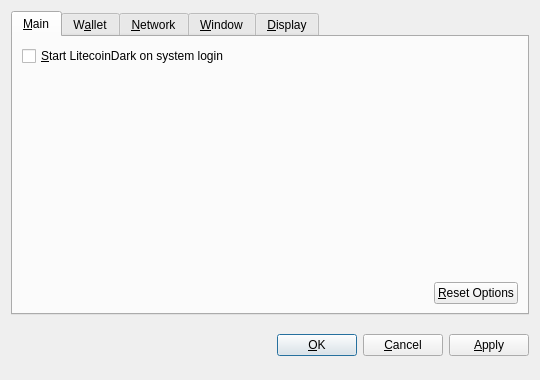
<?xml version="1.0" encoding="UTF-8"?>
<ui version="4.0">
 <class>OptionsDialog</class>
 <widget class="QDialog" name="OptionsDialog">
  <property name="geometry">
   <rect>
    <x>0</x>
    <y>0</y>
    <width>540</width>
    <height>380</height>
   </rect>
  </property>
  <property name="windowTitle">
   <string>Options</string>
  </property>
  <property name="modal">
   <bool>true</bool>
  </property>
  <layout class="QVBoxLayout" name="verticalLayout">
   <item>
    <widget class="QTabWidget" name="tabWidget">
     <property name="tabPosition">
      <enum>QTabWidget::North</enum>
     </property>
     <property name="currentIndex">
      <number>0</number>
     </property>
     <widget class="QWidget" name="tabMain">
      <attribute name="title">
       <string>&amp;Main</string>
      </attribute>
      <layout class="QVBoxLayout" name="verticalLayout_Main">
       <item>
        <widget class="QCheckBox" name="bitcoinAtStartup">
         <property name="toolTip">
          <string>Automatically start LitecoinDark after logging in to the system.</string>
         </property>
         <property name="text">
          <string>&amp;Start LitecoinDark on system login</string>
         </property>
        </widget>
       </item>
       <item>
        <spacer name="verticalSpacer_Main">
         <property name="orientation">
          <enum>Qt::Vertical</enum>
         </property>
         <property name="sizeHint" stdset="0">
          <size>
           <width>20</width>
           <height>40</height>
          </size>
         </property>
        </spacer>
       </item>
       <item>
        <layout class="QHBoxLayout" name="horizontalLayout_2_Main">
         <item>
          <spacer name="horizontalSpacer_2_Main">
           <property name="orientation">
            <enum>Qt::Horizontal</enum>
           </property>
           <property name="sizeHint" stdset="0">
            <size>
             <width>40</width>
             <height>20</height>
            </size>
           </property>
          </spacer>
         </item>
         <item>
          <widget class="QPushButton" name="resetButton">
           <property name="toolTip">
            <string>Reset all client options to default.</string>
           </property>
           <property name="text">
            <string>&amp;Reset Options</string>
           </property>
           <property name="autoDefault">
            <bool>false</bool>
           </property>
          </widget>
         </item>
        </layout>
       </item>
      </layout>
     </widget>
     <widget class="QWidget" name="tabWallet">
      <attribute name="title">
       <string>W&amp;allet</string>
      </attribute>
      <layout class="QVBoxLayout" name="verticalLayout_Network">
       <item>
        <widget class="QLabel" name="transactionFeeInfoLabel">
         <property name="text">
          <string>Optional transaction fee per kB that helps make sure your transactions are processed quickly. Most transactions are 1 kB.</string>
         </property>
         <property name="textFormat">
          <enum>Qt::PlainText</enum>
         </property>
         <property name="wordWrap">
          <bool>true</bool>
         </property>
        </widget>
       </item>
       <item>
        <layout class="QHBoxLayout" name="horizontalLayout_1_Main">
         <item>
          <widget class="QLabel" name="transactionFeeLabel">
           <property name="text">
            <string>Pay transaction &amp;fee</string>
           </property>
           <property name="textFormat">
            <enum>Qt::PlainText</enum>
           </property>
           <property name="buddy">
            <cstring>transactionFee</cstring>
           </property>
          </widget>
         </item>
         <item>
          <widget class="BitcoinAmountField" name="transactionFee"/>
         </item>
         <item>
          <spacer name="horizontalSpacer_1_Main">
           <property name="orientation">
            <enum>Qt::Horizontal</enum>
           </property>
           <property name="sizeHint" stdset="0">
            <size>
             <width>40</width>
             <height>20</height>
            </size>
           </property>
          </spacer>
         </item>
        </layout>
       </item>
       <item>
        <widget class="QLabel" name="label">
         <property name="text">
          <string>If you disable the spending of unconfirmed change, the change from a transaction cannot be used until that transaction has at least one confirmation. This also affects how your balance is computed.</string>
         </property>
         <property name="wordWrap">
          <bool>true</bool>
         </property>
        </widget>
       </item>
       <item>
        <widget class="QCheckBox" name="spendZeroConfChange">
         <property name="text">
          <string>Spend unconfirmed change  (experts only)</string>
         </property>
        </widget>
       </item>
       <item>
        <spacer name="verticalSpacer">
         <property name="orientation">
          <enum>Qt::Vertical</enum>
         </property>
         <property name="sizeHint" stdset="0">
          <size>
           <width>20</width>
           <height>40</height>
          </size>
         </property>
        </spacer>
       </item>
      </layout>
     </widget>
     <widget class="QWidget" name="tabNetwork">
      <attribute name="title">
       <string>&amp;Network</string>
      </attribute>
      <layout class="QVBoxLayout" name="verticalLayout_Network">
       <item>
        <widget class="QCheckBox" name="mapPortUpnp">
         <property name="toolTip">
          <string>Automatically open the LitecoinDark client port on the router. This only works when your router supports UPnP and it is enabled.</string>
         </property>
         <property name="text">
          <string>Map port using &amp;UPnP</string>
         </property>
        </widget>
       </item>
       <item>
        <widget class="QCheckBox" name="connectSocks">
         <property name="toolTip">
          <string>Connect to the LitecoinDark network through a SOCKS proxy (e.g. when connecting through Tor).</string>
         </property>
         <property name="text">
          <string>&amp;Connect through SOCKS proxy:</string>
         </property>
        </widget>
       </item>
       <item>
        <layout class="QHBoxLayout" name="horizontalLayout_Network">
         <item>
          <widget class="QLabel" name="proxyIpLabel">
           <property name="text">
            <string>Proxy &amp;IP:</string>
           </property>
           <property name="textFormat">
            <enum>Qt::PlainText</enum>
           </property>
           <property name="buddy">
            <cstring>proxyIp</cstring>
           </property>
          </widget>
         </item>
         <item>
          <widget class="QValidatedLineEdit" name="proxyIp">
           <property name="maximumSize">
            <size>
             <width>140</width>
             <height>16777215</height>
            </size>
           </property>
           <property name="toolTip">
            <string>IP address of the proxy (e.g. 127.0.0.1)</string>
           </property>
          </widget>
         </item>
         <item>
          <widget class="QLabel" name="proxyPortLabel">
           <property name="text">
            <string>&amp;Port:</string>
           </property>
           <property name="textFormat">
            <enum>Qt::PlainText</enum>
           </property>
           <property name="buddy">
            <cstring>proxyPort</cstring>
           </property>
          </widget>
         </item>
         <item>
          <widget class="QLineEdit" name="proxyPort">
           <property name="maximumSize">
            <size>
             <width>55</width>
             <height>16777215</height>
            </size>
           </property>
           <property name="toolTip">
            <string>Port of the proxy (e.g. 9050)</string>
           </property>
          </widget>
         </item>
         <item>
          <widget class="QLabel" name="socksVersionLabel">
           <property name="text">
            <string>SOCKS &amp;Version:</string>
           </property>
           <property name="textFormat">
            <enum>Qt::PlainText</enum>
           </property>
           <property name="buddy">
            <cstring>socksVersion</cstring>
           </property>
          </widget>
         </item>
         <item>
          <widget class="QValueComboBox" name="socksVersion">
           <property name="toolTip">
            <string>SOCKS version of the proxy (e.g. 5)</string>
           </property>
          </widget>
         </item>
         <item>
          <spacer name="horizontalSpacer_Network">
           <property name="orientation">
            <enum>Qt::Horizontal</enum>
           </property>
           <property name="sizeHint" stdset="0">
            <size>
             <width>40</width>
             <height>20</height>
            </size>
           </property>
          </spacer>
         </item>
        </layout>
       </item>
       <item>
        <spacer name="verticalSpacer_Network">
         <property name="orientation">
          <enum>Qt::Vertical</enum>
         </property>
         <property name="sizeHint" stdset="0">
          <size>
           <width>20</width>
           <height>40</height>
          </size>
         </property>
        </spacer>
       </item>
      </layout>
     </widget>
     <widget class="QWidget" name="tabWindow">
      <attribute name="title">
       <string>&amp;Window</string>
      </attribute>
      <layout class="QVBoxLayout" name="verticalLayout_Window">
       <item>
        <widget class="QCheckBox" name="minimizeToTray">
         <property name="toolTip">
          <string>Show only a tray icon after minimizing the window.</string>
         </property>
         <property name="text">
          <string>&amp;Minimize to the tray instead of the taskbar</string>
         </property>
        </widget>
       </item>
       <item>
        <widget class="QCheckBox" name="minimizeOnClose">
         <property name="toolTip">
          <string>Minimize instead of exit the application when the window is closed. When this option is enabled, the application will be closed only after selecting Quit in the menu.</string>
         </property>
         <property name="text">
          <string>M&amp;inimize on close</string>
         </property>
        </widget>
       </item>
       <item>
        <spacer name="verticalSpacer_Window">
         <property name="orientation">
          <enum>Qt::Vertical</enum>
         </property>
         <property name="sizeHint" stdset="0">
          <size>
           <width>20</width>
           <height>40</height>
          </size>
         </property>
        </spacer>
       </item>
      </layout>
     </widget>
     <widget class="QWidget" name="tabDisplay">
      <attribute name="title">
       <string>&amp;Display</string>
      </attribute>
      <layout class="QVBoxLayout" name="verticalLayout_Display">
       <item>
        <layout class="QHBoxLayout" name="horizontalLayout_1_Display">
         <item>
          <widget class="QLabel" name="langLabel">
           <property name="text">
            <string>User Interface &amp;language:</string>
           </property>
           <property name="textFormat">
            <enum>Qt::PlainText</enum>
           </property>
           <property name="buddy">
            <cstring>lang</cstring>
           </property>
          </widget>
         </item>
         <item>
          <widget class="QValueComboBox" name="lang">
           <property name="toolTip">
            <string>The user interface language can be set here. This setting will take effect after restarting LitecoinDark.</string>
           </property>
          </widget>
         </item>
        </layout>
       </item>
       <item>
        <layout class="QHBoxLayout" name="horizontalLayout_2_Display">
         <item>
          <widget class="QLabel" name="unitLabel">
           <property name="text">
            <string>&amp;Unit to show amounts in:</string>
           </property>
           <property name="textFormat">
            <enum>Qt::PlainText</enum>
           </property>
           <property name="buddy">
            <cstring>unit</cstring>
           </property>
          </widget>
         </item>
         <item>
          <widget class="QValueComboBox" name="unit">
           <property name="toolTip">
            <string>Choose the default subdivision unit to show in the interface and when sending coins.</string>
           </property>
          </widget>
         </item>
        </layout>
       </item>
       <item>
        <widget class="QCheckBox" name="displayAddresses">
         <property name="toolTip">
          <string>Whether to show LitecoinDark addresses in the transaction list or not.</string>
         </property>
         <property name="text">
          <string>&amp;Display addresses in transaction list</string>
         </property>
        </widget>
       </item>
       <item>
        <widget class="QCheckBox" name="coinControlFeatures">
         <property name="toolTip">
          <string>Whether to show coin control features or not.</string>
         </property>
         <property name="text">
          <string>Display coin &amp;control features (experts only!)</string>
         </property>
        </widget>
       </item>
       <item>
        <spacer name="verticalSpacer_Display">
         <property name="orientation">
          <enum>Qt::Vertical</enum>
         </property>
         <property name="sizeHint" stdset="0">
          <size>
           <width>20</width>
           <height>40</height>
          </size>
         </property>
        </spacer>
       </item>
      </layout>
     </widget>
    </widget>
   </item>
   <item>
    <layout class="QHBoxLayout" name="horizontalLayout_Buttons">
     <item>
      <spacer name="horizontalSpacer_1">
       <property name="orientation">
        <enum>Qt::Horizontal</enum>
       </property>
       <property name="sizeHint" stdset="0">
        <size>
         <width>40</width>
         <height>48</height>
        </size>
       </property>
      </spacer>
     </item>
     <item>
      <widget class="QLabel" name="statusLabel">
       <property name="font">
        <font>
         <weight>75</weight>
         <bold>true</bold>
        </font>
       </property>
       <property name="text">
        <string/>
       </property>
       <property name="textFormat">
        <enum>Qt::PlainText</enum>
       </property>
       <property name="wordWrap">
        <bool>true</bool>
       </property>
      </widget>
     </item>
     <item>
      <spacer name="horizontalSpacer_2">
       <property name="orientation">
        <enum>Qt::Horizontal</enum>
       </property>
       <property name="sizeHint" stdset="0">
        <size>
         <width>40</width>
         <height>48</height>
        </size>
       </property>
      </spacer>
     </item>
     <item>
      <widget class="QPushButton" name="okButton">
       <property name="text">
        <string>&amp;OK</string>
       </property>
      </widget>
     </item>
     <item>
      <widget class="QPushButton" name="cancelButton">
       <property name="text">
        <string>&amp;Cancel</string>
       </property>
       <property name="autoDefault">
        <bool>false</bool>
       </property>
      </widget>
     </item>
     <item>
      <widget class="QPushButton" name="applyButton">
       <property name="text">
        <string>&amp;Apply</string>
       </property>
       <property name="autoDefault">
        <bool>false</bool>
       </property>
      </widget>
     </item>
    </layout>
   </item>
  </layout>
 </widget>
 <customwidgets>
  <customwidget>
   <class>BitcoinAmountField</class>
   <extends>QSpinBox</extends>
   <header>bitcoinamountfield.h</header>
  </customwidget>
  <customwidget>
   <class>QValueComboBox</class>
   <extends>QComboBox</extends>
   <header>qvaluecombobox.h</header>
  </customwidget>
  <customwidget>
   <class>QValidatedLineEdit</class>
   <extends>QLineEdit</extends>
   <header>qvalidatedlineedit.h</header>
  </customwidget>
 </customwidgets>
 <resources/>
 <connections/>
</ui>
